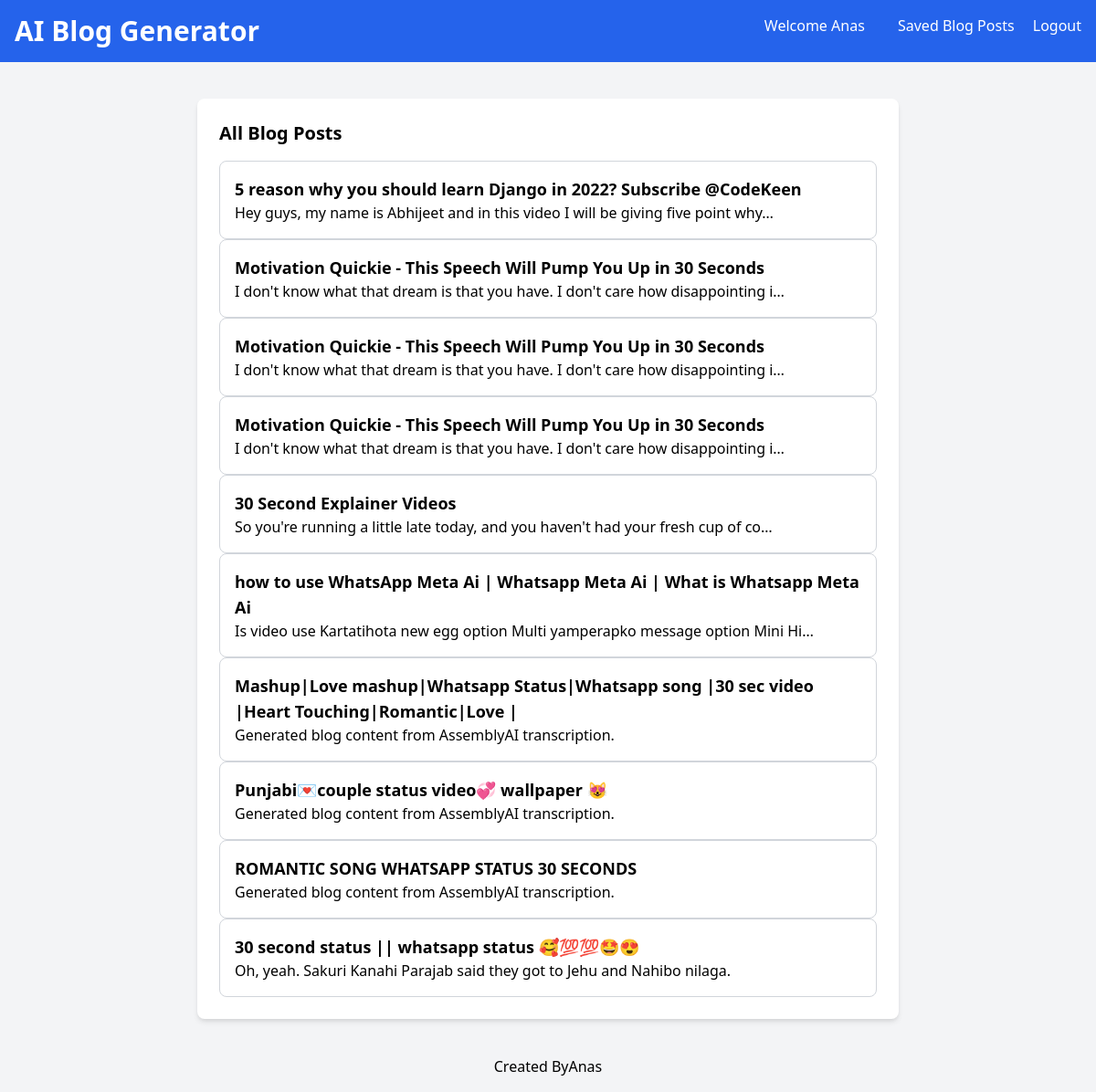
Page /blog-list (signed in) on the earlier database version.
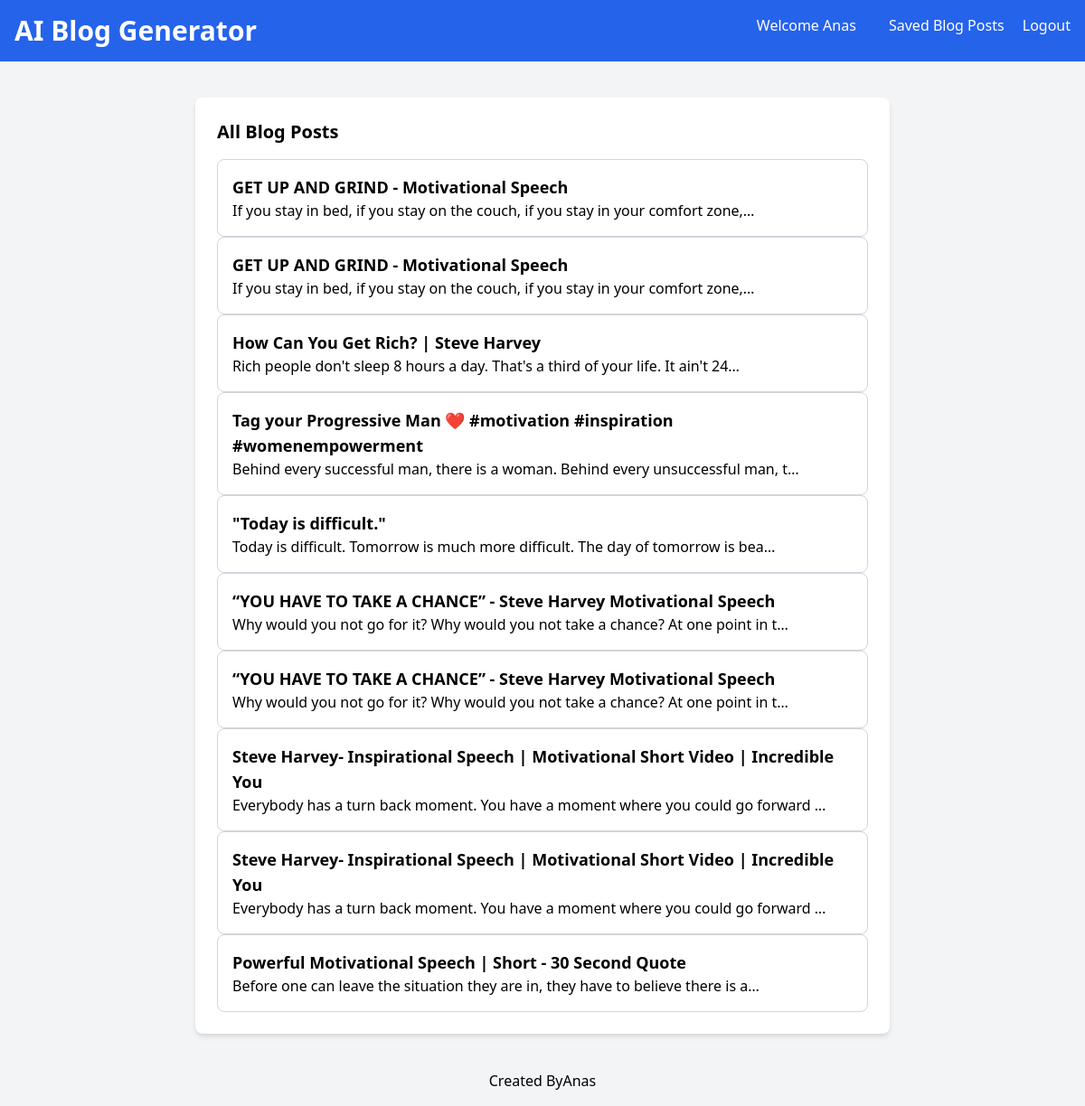
Same page on the later database version.
### blog_generator/models.py (models this page shows, shortened)
class BlogPost(models.Model):
    user = models.ForeignKey(User, on_delete=models.CASCADE)
    youtube_title = models.CharField(max_length=300)
    youtube_link = models.URLField()
    generated_content = models.TextField()
    created_at = models.DateTimeField(auto_now_add=True)

### blog_generator/views.py (the view)
# urls.py: path('blog-list', views.blog_list, name='blog-list'),
def blog_list(request):
    blog_articles = BlogPost.objects.filter(user=request.user)
    return render(request, "all-blogs.html", {'blog_articles': blog_articles})

### templates/all-blogs.html (shortened to what this page needs)
<!DOCTYPE html>
<html lang="en">
<head>
    <link href="https://cdn.jsdelivr.net/npm/tailwindcss@2.2.19/dist/tailwind.min.css" rel="stylesheet">
</head>
<body class="bg-gray-100 font-sans antialiased">
    <nav class="bg-blue-600 p-4 text-white flex justify-between">
        <div>
            <a href="/index " ><h1 class="text-3xl font-bold">AI Blog Generator</h1></a>
        </div>
        <div>
            <a href="" class="text-white hover:underline mx-4">Welcome {{ user.username }}</a>
            <a href="/blog-list" class="text-white hover:underline mx-4">Saved Blog Posts</a>
            <a href="/logout" class="text-white hover:underline">Logout</a>
        </div>
    </nav>
    <div class="container mx-auto mt-10 px-4 sm:px-0">
        <div class="max-w-3xl mx-auto bg-white p-6 rounded-lg shadow-md">
            <section>
                <h2 class="text-xl mb-4 font-semibold">All Blog Posts</h2>
                <div class="space-y-4">
                    {% for article in blog_articles reversed %}
                    <a href="blog-details/{{article.id}}">
                        <div class="border border-gray-300 p-4 rounded-lg">
                            <h3 class="text-lg font-semibold">{{article.youtube_title}}</h3>
                            <p>{{article.generated_content|truncatechars:80}}</p>
                        </div>
                    </a>
                    {% endfor %}
                </div>
            </section>
        </div>
    </div>
    <footer class="text-center p-4 text-blacl mt-6">
        Created By<a href="">Anas</a>
    </footer>
</body>
</html>

Differences in the rows shown:
removed BlogPost: youtube_title "5 reason why you should learn Django in 2022? Subscribe @CodeKeen", generated_content "Hey guys, my name is Abhijeet and in this video I will be giving five point why…"
removed BlogPost: youtube_title "Motivation Quickie - This Speech Will Pump You Up in 30 Seconds", generated_content "I don't know what that dream is that you have. I don't care how disappointing i…"
removed BlogPost: youtube_title "Motivation Quickie - This Speech Will Pump You Up in 30 Seconds", generated_content "I don't know what that dream is that you have. I don't care how disappointing i…"
removed BlogPost: youtube_title "Motivation Quickie - This Speech Will Pump You Up in 30 Seconds", generated_content "I don't know what that dream is that you have. I don't care how disappointing i…"
removed BlogPost: youtube_title "30 Second Explainer Videos", generated_content "So you're running a little late today, and you haven't had your fresh cup of co…"
removed BlogPost: youtube_title "how to use WhatsApp Meta Ai | Whatsapp Meta Ai | What is Whatsapp Meta Ai", generated_content "Is video use Kartatihota new egg option Multi yamperapko message option Mini Hi…"
removed BlogPost: youtube_title "Mashup|Love mashup|Whatsapp Status|Whatsapp song |30 sec video |Heart Touching|Romantic|Love |", generated_content "Generated blog content from AssemblyAI transcription."
removed BlogPost: youtube_title "Punjabi💌couple status video💞 wallpaper 😻", generated_content "Generated blog content from AssemblyAI transcription."
removed BlogPost: youtube_title "ROMANTIC SONG WHATSAPP STATUS 30 SECONDS", generated_content "Generated blog content from AssemblyAI transcription."
removed BlogPost: youtube_title "30 second status || whatsapp status 🥰💯💯🤩😍", generated_content "Oh, yeah. Sakuri Kanahi Parajab said they got to Jehu and Nahibo nilaga."
added BlogPost: youtube_title "GET UP AND GRIND - Motivational Speech", generated_content "If you stay in bed, if you stay on the couch, if you stay in your comfort zone,…"
added BlogPost: youtube_title "GET UP AND GRIND - Motivational Speech", generated_content "If you stay in bed, if you stay on the couch, if you stay in your comfort zone,…"
added BlogPost: youtube_title "How Can You Get Rich? | Steve Harvey", generated_content "Rich people don't sleep 8 hours a day. That's a third of your life. It ain't 24…"
added BlogPost: youtube_title "Tag your Progressive Man ❤️ #motivation #inspiration #womenempowerment", generated_content "Behind every successful man, there is a woman. Behind every unsuccessful man, t…"
added BlogPost: youtube_title "\"Today is difficult.\"", generated_content "Today is difficult. Tomorrow is much more difficult. The day of tomorrow is bea…"
added BlogPost: youtube_title "“YOU HAVE TO TAKE A CHANCE” - Steve Harvey Motivational Speech", generated_content "Why would you not go for it? Why would you not take a chance? At one point in t…"
added BlogPost: youtube_title "“YOU HAVE TO TAKE A CHANCE” - Steve Harvey Motivational Speech", generated_content "Why would you not go for it? Why would you not take a chance? At one point in t…"
added BlogPost: youtube_title "Steve Harvey- Inspirational Speech | Motivational Short Video | Incredible You", generated_content "Everybody has a turn back moment. You have a moment where you could go forward …"
added BlogPost: youtube_title "Steve Harvey- Inspirational Speech | Motivational Short Video | Incredible You", generated_content "Everybody has a turn back moment. You have a moment where you could go forward …"
added BlogPost: youtube_title "Powerful Motivational Speech | Short - 30 Second Quote", generated_content "Before one can leave the situation they are in, they have to believe there is a…"
